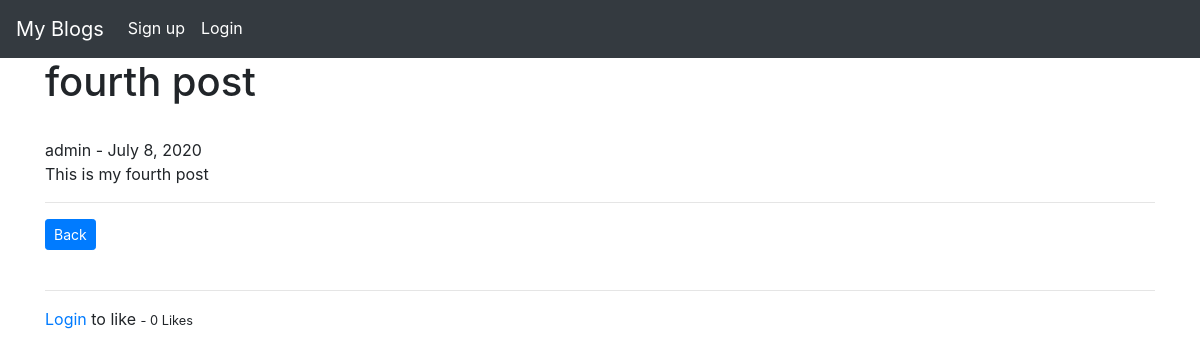
Page /article/5 on the committed database.
### post_app/models.py (models this page shows, shortened)
class Post(models.Model):
    title = models.CharField(max_length=255)
    title_tag = models.CharField(max_length=255)
    author = models.ForeignKey(User, on_delete = models.CASCADE)
    body =RichTextField(blank=True, null=True)
    post_date = models.DateField(auto_now_add=True)
    likes = models.ManyToManyField(User, related_name='blog_posts')
    snippet = models.CharField(max_length=255)
    def total_likes(self):
        return self.likes.count()

### post_app/views.py (the view)
# urls.py: path('article/<int:pk>', PostDetailView.as_view(), name='post_detail'),
class PostDetailView(DetailView):
    model = Post
    template_name = 'post_detail.html'
    def get_context_data(self, *args, **kwargs):
        context = super(PostDetailView, self).get_context_data()
        info = get_object_or_404(Post, id=self.kwargs['pk'])
        total_likes = info.total_likes()
        liked = False
        if info.likes.filter(id=self.request.user.id).exists():
            liked = True
        context["total_likes"] = total_likes
        context["liked"] = liked
        return context

### post_app/templates/post_detail.html (shortened to what this page needs)
{% extends 'base.html' %}
{% block content %}
<h1>{{ post.title }} </h1><br>
 {{ post.author }} - {{post.post_date}}<br>
 {{ post.body|safe }}
<br>
<hr>
<a href="{% url 'home' %}"><button class="btn btn-primary btn-sm" name="button">Back</button></a>
<br><br>
<hr>
<form class="" action="{% url 'like_post' post.pk %}" method="POST">
        {% if user.is_authenticated %}
            {% if liked %}
                <button type="submit" name="post_id" value="{{ post.id }}" class="btn btn-danger btn-sm">Unlike</button>
            {% else %}
                <button type="submit" name="post_id" value="{{ post.id }}" class="btn btn-primary btn-sm">Like</button>
            {% endif %}
        {% else %}
                <a href="{% url 'login' %}">Login</a> to like
        {% endif %}
          <small>- {{ total_likes }} Likes</small>
{% endblock %}

### rows in the picture
Post: title "fourth post", author "admin", post_date "July 8, 2020", body "This is my fourth post"

### other values in the picture
{{ total_likes }} "0"
